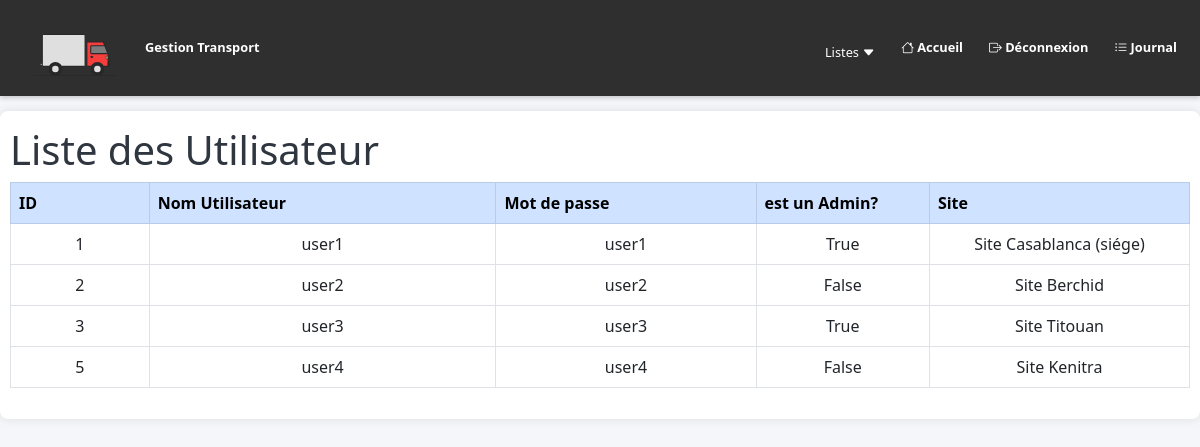
Page /afficher_utilisateurs/ on the committed database.
### app/models.py (models this page shows, shortened)
class Utilisateur(models.Model):
    id_user = models.AutoField(primary_key=True)
    username = models.CharField(max_length=150, unique=True)
    password = models.CharField(max_length=128)
    is_admin = models.BooleanField(default=False)
    site = models.ForeignKey('site', on_delete=models.CASCADE, null=True, blank=True)

class site(models.Model):
    id_site = models.AutoField(primary_key=True)
    nom_site = models.CharField(max_length=150)
    adresse_site = models.CharField(max_length=150)
    telephone_site = models.CharField(max_length=11)

### app/views.py (the view)
# urls.py: path('afficher_utilisateurs/', views.afficher_utilisateurs, name='afficher_utilisateurs'),
def afficher_utilisateurs(request):
    utilisateurs = Utilisateur.objects.all()
    return render(request, 'afficher_utilisateur.html', {'utilisateurs': utilisateurs, 'masquer_boutons': True})

### app/templates/afficher_utilisateur.html (shortened to what this page needs)
{% extends 'base.html' %}
{% block content %}
<h1>Liste des Utilisateur</h1>
<div class="table-responsive">
    <table class="table table-bordered table-hover">
        <thead class="table-primary">
            <tr>
                <th style="width: 8%;">ID</th>
                <th style="width: 20%;"> Nom Utilisateur</th>
                <th style="width: 15%;">Mot de passe</th>
                <th style="width: 10%;">est un Admin?</th>
                <th style="width: 15%;">Site</th>
            </tr>
        </thead>
        <tbody>
            {% for utilisateur in utilisateurs %}
            <tr>
                <td class="text-center">{{ utilisateur.id_user }}</td>
                <td class="text-center">{{ utilisateur.username }}</td>
                <td class="text-center">{{ utilisateur.password }}</td>
                <td class="text-center">{{ utilisateur.is_admin }}</td>
                <td class="text-center">{{ utilisateur.site.nom_site|default_if_none:"" }}</td>
            </tr>
            {% empty %}
            <tr>
                <td colspan="4" class="text-center">Aucun Utilisateur trouvé.</td>
            </tr>
            {% endfor %}
        </tbody>
    </table>
</div>
{% endblock %}

### app/templates/base.html (style rules this page uses)
body { font-family: 'Segoe UI', Tahoma, Geneva, Verdana, sans-serif; background-color: #f5f6fa; color: #2f3640; margin: 0; padding: 0; padding-bottom: 20px; overflow-x: hidden; }

### rows in the picture
Utilisateur: id_user "1", username "user1", password "user1", is_admin "True", site.nom_site "Site Casablanca (siége)"
Utilisateur: id_user "2", username "user2", password "user2", is_admin "False", site.nom_site "Site Berchid"
Utilisateur: id_user "3", username "user3", password "user3", is_admin "True", site.nom_site "Site Titouan"
Utilisateur: id_user "5", username "user4", password "user4", is_admin "False", site.nom_site "Site Kenitra"
